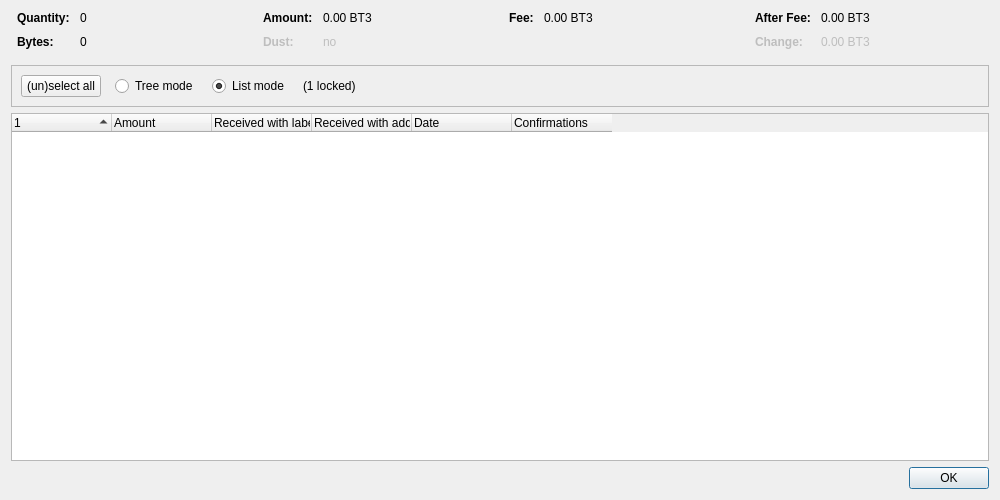
<?xml version="1.0" encoding="UTF-8"?>
<ui version="4.0">
 <class>CoinControlDialog</class>
 <widget class="QDialog" name="CoinControlDialog">
  <property name="geometry">
   <rect>
    <x>0</x>
    <y>0</y>
    <width>1000</width>
    <height>500</height>
   </rect>
  </property>
  <property name="windowTitle">
   <string>Coin Selection</string>
  </property>
  <layout class="QVBoxLayout" name="verticalLayout">
   <item>
    <layout class="QHBoxLayout" name="horizontalLayoutTop" stretch="0,0,0,0">
     <property name="topMargin">
      <number>0</number>
     </property>
     <property name="bottomMargin">
      <number>10</number>
     </property>
     <item>
      <layout class="QFormLayout" name="formLayoutCoinControl1">
       <property name="horizontalSpacing">
        <number>10</number>
       </property>
       <property name="verticalSpacing">
        <number>10</number>
       </property>
       <property name="leftMargin">
        <number>6</number>
       </property>
       <property name="rightMargin">
        <number>6</number>
       </property>
       <item row="0" column="0">
        <widget class="QLabel" name="labelCoinControlQuantityText">
         <property name="font">
          <font>
           <weight>75</weight>
           <bold>true</bold>
          </font>
         </property>
         <property name="text">
          <string>Quantity:</string>
         </property>
        </widget>
       </item>
       <item row="0" column="1">
        <widget class="QLabel" name="labelCoinControlQuantity">
         <property name="cursor">
          <cursorShape>IBeamCursor</cursorShape>
         </property>
         <property name="contextMenuPolicy">
          <enum>Qt::ActionsContextMenu</enum>
         </property>
         <property name="text">
          <string notr="true">0</string>
         </property>
         <property name="textInteractionFlags">
          <set>Qt::LinksAccessibleByMouse|Qt::TextSelectableByKeyboard|Qt::TextSelectableByMouse</set>
         </property>
        </widget>
       </item>
       <item row="1" column="0">
        <widget class="QLabel" name="labelCoinControlBytesText">
         <property name="font">
          <font>
           <weight>75</weight>
           <bold>true</bold>
          </font>
         </property>
         <property name="text">
          <string>Bytes:</string>
         </property>
        </widget>
       </item>
       <item row="1" column="1">
        <widget class="QLabel" name="labelCoinControlBytes">
         <property name="cursor">
          <cursorShape>IBeamCursor</cursorShape>
         </property>
         <property name="contextMenuPolicy">
          <enum>Qt::ActionsContextMenu</enum>
         </property>
         <property name="text">
          <string notr="true">0</string>
         </property>
         <property name="textInteractionFlags">
          <set>Qt::LinksAccessibleByMouse|Qt::TextSelectableByKeyboard|Qt::TextSelectableByMouse</set>
         </property>
        </widget>
       </item>
      </layout>
     </item>
     <item>
      <layout class="QFormLayout" name="formLayoutCoinControl2">
       <property name="horizontalSpacing">
        <number>10</number>
       </property>
       <property name="verticalSpacing">
        <number>10</number>
       </property>
       <property name="leftMargin">
        <number>6</number>
       </property>
       <property name="rightMargin">
        <number>6</number>
       </property>
       <item row="0" column="0">
        <widget class="QLabel" name="labelCoinControlAmountText">
         <property name="font">
          <font>
           <weight>75</weight>
           <bold>true</bold>
          </font>
         </property>
         <property name="text">
          <string>Amount:</string>
         </property>
        </widget>
       </item>
       <item row="0" column="1">
        <widget class="QLabel" name="labelCoinControlAmount">
         <property name="cursor">
          <cursorShape>IBeamCursor</cursorShape>
         </property>
         <property name="contextMenuPolicy">
          <enum>Qt::ActionsContextMenu</enum>
         </property>
         <property name="text">
          <string notr="true">0.00 BT3</string>
         </property>
         <property name="textInteractionFlags">
          <set>Qt::LinksAccessibleByMouse|Qt::TextSelectableByKeyboard|Qt::TextSelectableByMouse</set>
         </property>
        </widget>
       </item>
       <item row="1" column="0">
        <widget class="QLabel" name="labelCoinControlLowOutputText">
         <property name="enabled">
          <bool>false</bool>
         </property>
         <property name="font">
          <font>
           <weight>75</weight>
           <bold>true</bold>
          </font>
         </property>
         <property name="text">
          <string>Dust:</string>
         </property>
        </widget>
       </item>
       <item row="1" column="1">
        <widget class="QLabel" name="labelCoinControlLowOutput">
         <property name="enabled">
          <bool>false</bool>
         </property>
         <property name="cursor">
          <cursorShape>IBeamCursor</cursorShape>
         </property>
         <property name="contextMenuPolicy">
          <enum>Qt::ActionsContextMenu</enum>
         </property>
         <property name="text">
          <string notr="true">no</string>
         </property>
         <property name="textInteractionFlags">
          <set>Qt::LinksAccessibleByMouse|Qt::TextSelectableByKeyboard|Qt::TextSelectableByMouse</set>
         </property>
        </widget>
       </item>
      </layout>
     </item>
     <item>
      <layout class="QFormLayout" name="formLayoutCoinControl3">
       <property name="horizontalSpacing">
        <number>10</number>
       </property>
       <property name="verticalSpacing">
        <number>10</number>
       </property>
       <property name="leftMargin">
        <number>6</number>
       </property>
       <property name="rightMargin">
        <number>6</number>
       </property>
       <item row="0" column="0">
        <widget class="QLabel" name="labelCoinControlFeeText">
         <property name="font">
          <font>
           <weight>75</weight>
           <bold>true</bold>
          </font>
         </property>
         <property name="text">
          <string>Fee:</string>
         </property>
        </widget>
       </item>
       <item row="0" column="1">
        <widget class="QLabel" name="labelCoinControlFee">
         <property name="cursor">
          <cursorShape>IBeamCursor</cursorShape>
         </property>
         <property name="contextMenuPolicy">
          <enum>Qt::ActionsContextMenu</enum>
         </property>
         <property name="text">
          <string notr="true">0.00 BT3</string>
         </property>
         <property name="textInteractionFlags">
          <set>Qt::LinksAccessibleByMouse|Qt::TextSelectableByKeyboard|Qt::TextSelectableByMouse</set>
         </property>
        </widget>
       </item>
      </layout>
     </item>
     <item>
      <layout class="QFormLayout" name="formLayoutCoinControl4">
       <property name="horizontalSpacing">
        <number>10</number>
       </property>
       <property name="verticalSpacing">
        <number>10</number>
       </property>
       <property name="leftMargin">
        <number>6</number>
       </property>
       <property name="rightMargin">
        <number>6</number>
       </property>
       <item row="0" column="0">
        <widget class="QLabel" name="labelCoinControlAfterFeeText">
         <property name="font">
          <font>
           <weight>75</weight>
           <bold>true</bold>
          </font>
         </property>
         <property name="text">
          <string>After Fee:</string>
         </property>
        </widget>
       </item>
       <item row="0" column="1">
        <widget class="QLabel" name="labelCoinControlAfterFee">
         <property name="cursor">
          <cursorShape>IBeamCursor</cursorShape>
         </property>
         <property name="contextMenuPolicy">
          <enum>Qt::ActionsContextMenu</enum>
         </property>
         <property name="text">
          <string notr="true">0.00 BT3</string>
         </property>
         <property name="textInteractionFlags">
          <set>Qt::LinksAccessibleByMouse|Qt::TextSelectableByKeyboard|Qt::TextSelectableByMouse</set>
         </property>
        </widget>
       </item>
       <item row="1" column="0">
        <widget class="QLabel" name="labelCoinControlChangeText">
         <property name="enabled">
          <bool>false</bool>
         </property>
         <property name="font">
          <font>
           <weight>75</weight>
           <bold>true</bold>
          </font>
         </property>
         <property name="text">
          <string>Change:</string>
         </property>
        </widget>
       </item>
       <item row="1" column="1">
        <widget class="QLabel" name="labelCoinControlChange">
         <property name="enabled">
          <bool>false</bool>
         </property>
         <property name="cursor">
          <cursorShape>IBeamCursor</cursorShape>
         </property>
         <property name="contextMenuPolicy">
          <enum>Qt::ActionsContextMenu</enum>
         </property>
         <property name="text">
          <string notr="true">0.00 BT3</string>
         </property>
         <property name="textInteractionFlags">
          <set>Qt::LinksAccessibleByMouse|Qt::TextSelectableByKeyboard|Qt::TextSelectableByMouse</set>
         </property>
        </widget>
       </item>
      </layout>
     </item>
    </layout>
   </item>
   <item>
    <widget class="QFrame" name="frame">
     <property name="minimumSize">
      <size>
       <width>0</width>
       <height>40</height>
      </size>
     </property>
     <property name="frameShape">
      <enum>QFrame::StyledPanel</enum>
     </property>
     <property name="frameShadow">
      <enum>QFrame::Sunken</enum>
     </property>
     <layout class="QHBoxLayout" name="horizontalLayout">
      <item>
       <layout class="QHBoxLayout" name="horizontalLayoutPanel" stretch="0,0,0,0,0">
        <property name="spacing">
         <number>14</number>
        </property>
        <item>
         <widget class="QPushButton" name="pushButtonSelectAll">
          <property name="sizePolicy">
           <sizepolicy hsizetype="Maximum" vsizetype="Fixed">
            <horstretch>0</horstretch>
            <verstretch>0</verstretch>
           </sizepolicy>
          </property>
          <property name="text">
           <string>(un)select all</string>
          </property>
          <property name="autoDefault">
           <bool>false</bool>
          </property>
         </widget>
        </item>
        <item>
         <widget class="QRadioButton" name="radioTreeMode">
          <property name="sizePolicy">
           <sizepolicy hsizetype="Maximum" vsizetype="Fixed">
            <horstretch>0</horstretch>
            <verstretch>0</verstretch>
           </sizepolicy>
          </property>
          <property name="text">
           <string>Tree mode</string>
          </property>
         </widget>
        </item>
        <item>
         <widget class="QRadioButton" name="radioListMode">
          <property name="sizePolicy">
           <sizepolicy hsizetype="Maximum" vsizetype="Fixed">
            <horstretch>0</horstretch>
            <verstretch>0</verstretch>
           </sizepolicy>
          </property>
          <property name="text">
           <string>List mode</string>
          </property>
          <property name="checked">
           <bool>true</bool>
          </property>
         </widget>
        </item>
        <item>
         <widget class="QLabel" name="labelLocked">
          <property name="text">
           <string notr="true">(1 locked)</string>
          </property>
         </widget>
        </item>
        <item>
         <spacer name="horizontalSpacer">
          <property name="orientation">
           <enum>Qt::Horizontal</enum>
          </property>
          <property name="sizeHint" stdset="0">
           <size>
            <width>40</width>
            <height>20</height>
           </size>
          </property>
         </spacer>
        </item>
       </layout>
      </item>
     </layout>
    </widget>
   </item>
   <item>
    <widget class="CoinControlTreeWidget" name="treeWidget">
     <property name="contextMenuPolicy">
      <enum>Qt::CustomContextMenu</enum>
     </property>
     <property name="sortingEnabled">
      <bool>false</bool>
     </property>
     <property name="columnCount">
      <number>6</number>
     </property>
     <attribute name="headerShowSortIndicator" stdset="0">
      <bool>true</bool>
     </attribute>
     <attribute name="headerStretchLastSection">
      <bool>false</bool>
     </attribute>
     <column>
      <property name="text">
       <string/>
      </property>
     </column>
     <column>
      <property name="text">
       <string>Amount</string>
      </property>
     </column>
     <column>
      <property name="text">
       <string>Received with label</string>
      </property>
     </column>
     <column>
      <property name="text">
       <string>Received with address</string>
      </property>
     </column>
     <column>
      <property name="text">
       <string>Date</string>
      </property>
     </column>
     <column>
      <property name="text">
       <string>Confirmations</string>
      </property>
      <property name="toolTip">
       <string>Confirmed</string>
      </property>
     </column>
     <column>
      <property name="text">
       <string/>
      </property>
     </column>
     <column>
      <property name="text">
       <string/>
      </property>
     </column>
     <column>
      <property name="text">
       <string/>
      </property>
     </column>
     <column>
      <property name="text">
       <string/>
      </property>
     </column>
    </widget>
   </item>
   <item>
    <widget class="QDialogButtonBox" name="buttonBox">
     <property name="orientation">
      <enum>Qt::Horizontal</enum>
     </property>
     <property name="standardButtons">
      <set>QDialogButtonBox::Ok</set>
     </property>
    </widget>
   </item>
  </layout>
 </widget>
 <customwidgets>
  <customwidget>
   <class>CoinControlTreeWidget</class>
   <extends>QTreeWidget</extends>
   <header>qt/coincontroltreewidget.h</header>
  </customwidget>
 </customwidgets>
 <resources/>
 <connections/>
</ui>
